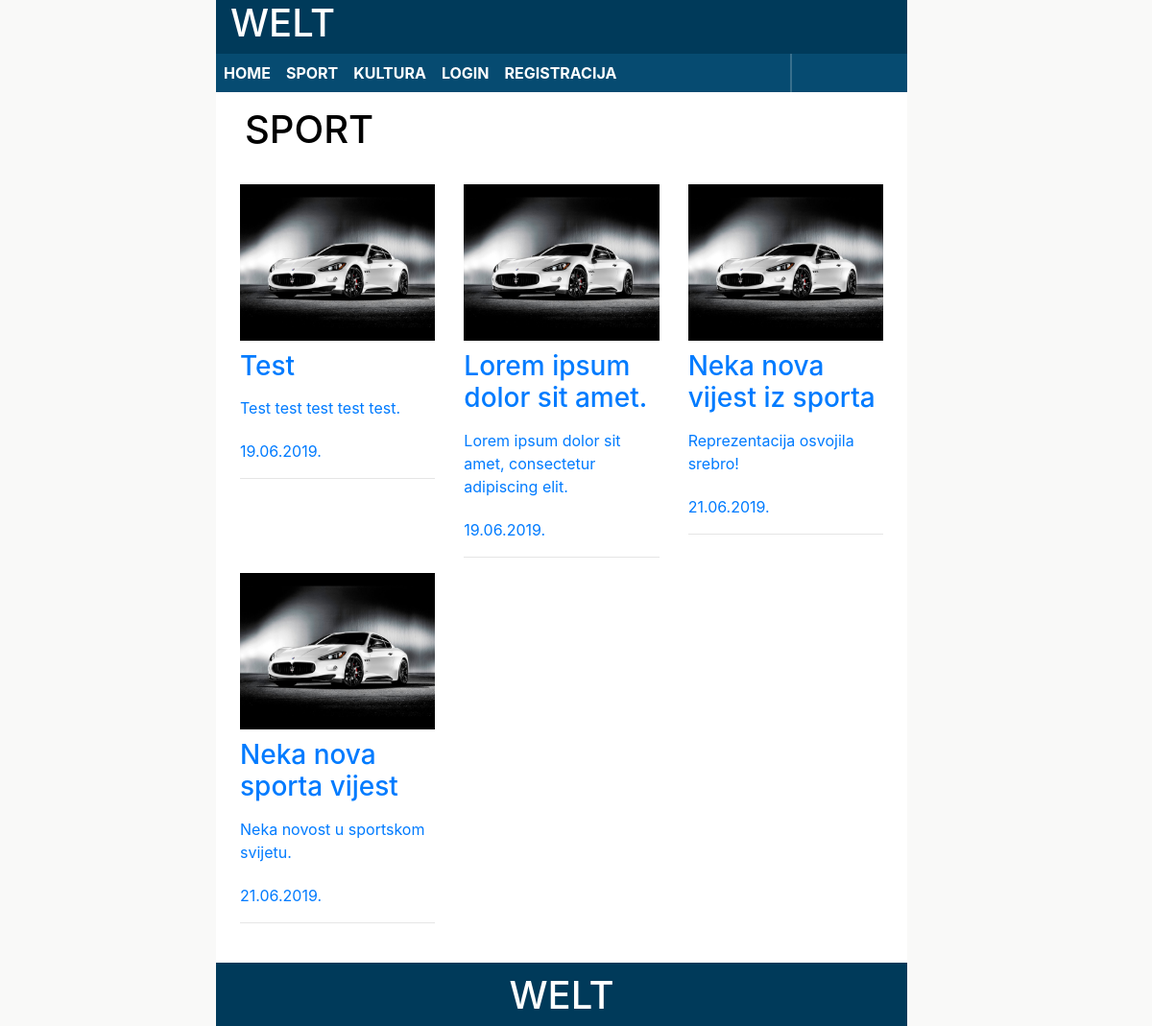
The app's page /kategorija.php?id=sport with its own data.
### tables this page shows
CREATE TABLE `clanci` (
  `id` int(11) NOT NULL,
  `datum` varchar(32) NOT NULL,
  `naslov` varchar(64) NOT NULL,
  `sazetak` text NOT NULL,
  `tekst` text NOT NULL,
  `slika` varchar(64) NOT NULL,
  `kategorija` varchar(64) NOT NULL,
  `arhiva` tinyint(1) NOT NULL
);

### kategorija.php (the view, shortened to what this page needs)
<?php
    include 'connect.php';
    $kategorija=$_GET['id'];
?>
<!DOCTYPE html>
<html>
<head>
  <link rel="stylesheet" href="https://maxcdn.bootstrapcdn.com/bootstrap/4.3.1/css/bootstrap.min.css">
  <link rel="stylesheet" href="style.css">
</head>
<body>
    <header class="row">
        <h1 class="col-sm-2">welt</h1>
        <div class ="col-sm-10"></div>
    </header>
    <nav class="row nav navbar-expand-md">
        <ul class="col-sm-10 navbar-nav">
            <li class="nav-item navigacija"><a class="nav-link" href="index.php">Home</a></li>
            <li class="nav-item navigacija"><a class="nav-link" href="kategorija.php?id=sport">Sport</a></li>
            <li class="nav-item navigacija"><a class="nav-link" href="kategorija.php?id=kultura">Kultura</a></li>
            <?php
                if(!isset($_SESSION['$username'])) {
                    echo '<li class="nav-item navigacija"><a class="nav-link" href="login.php">Login</a></li>';
                    echo '<li class="nav-item navigacija"><a class="nav-link" href="registracija.php">Registracija</a></li>';
                } else {
                    echo '<li class="nav-item navigacija"><a class="nav-link" href="logout.php">Logout</a></li>';
                }
            ?>
        </ul>
        <div class="col-sm-2"></div>
    </nav>
    <main class="row">
        <header>
            <h1><?php echo $kategorija; ?></h1>
        </header>
        <article>
            <section class='row'>
                <?php
                    $query = "SELECT * FROM clanci WHERE arhiva=0 AND kategorija='$kategorija'";
                    $result = mysqli_query($dbc, $query) or die('Neuspiješno čitanje članka sporta iz baze!');
                    while($row=mysqli_fetch_array($result)) {
                        echo "
                        <aside class='col-sm-4'>
                            <a href ='clanak.php?id=".$row['id']."' id='homepageClanak'>
                                <picture>
                                    <img src='images/".$row['slika']."' class='slika' alt='slika'>
                                </picture>
                                <h3>".$row['naslov']."</h3>
                                <p>".$row['sazetak']."</p>
                                <p class='datum'>".$row['datum']."</p>
                                <hr />
                            </a>
                        </aside>";
                    }
                ?>
             </section>
        </article>
    </main>
    <footer class="row">
        <h1 class="col-sm-12">welt</h1>
    </footer>
</body>
</html>

### style.css (style rules this page uses)
* { margin:0; padding:0; }
body { margin: auto; width: 60%; background-color: #f9f9f8; }
header { background-color:#003a5a; color: white; text-transform:uppercase; width:100%; }
nav { background-color:#064b71; width:100%; }
nav ul { list-style-type:none; border-right: 2px solid #386f8d; }
.navigacija a:link,.navigacija a:visited { font-weight:bold; color:#FFFFFF; background-color:#064b71; text-align:center; text-decoration:none; text-transform:uppercase; }
main { width:100%; background-color: white; }
main header { background-color: white; }
main h1 { color:black; text-transform:uppercase; padding-top:5px; margin-left:30px; margin-top:10px; }
a:link, a:visited , a:hover,a:active { text-decoration:none; }
main article p { margin-top:10px; padding-top: 5px; }
.slika { width:100%; }
main article section { padding:25px; }
aside h3 { padding-top:10px; }
footer { background-color:#003a5a; color: white; text-align: center; text-transform:uppercase; width:100%; }
footer h1 { padding-top:10px; }

### records on screen
clanci: slika (picture), naslov "Test", sazetak "Test test test test test.", datum "19.06.2019."
clanci: slika (picture), naslov "Lorem ipsum dolor sit amet.", sazetak "Lorem ipsum dolor sit amet, consectetur adipiscing elit.", datum "19.06.2019."
clanci: slika (picture), naslov "Neka nova vijest iz sporta", sazetak "Reprezentacija osvojila srebro!", datum "21.06.2019."
clanci: slika (picture), naslov "Neka nova sporta vijest", sazetak "Neka novost u sportskom svijetu.", datum "21.06.2019."

### other values on screen
$kategorija "SPORT"
